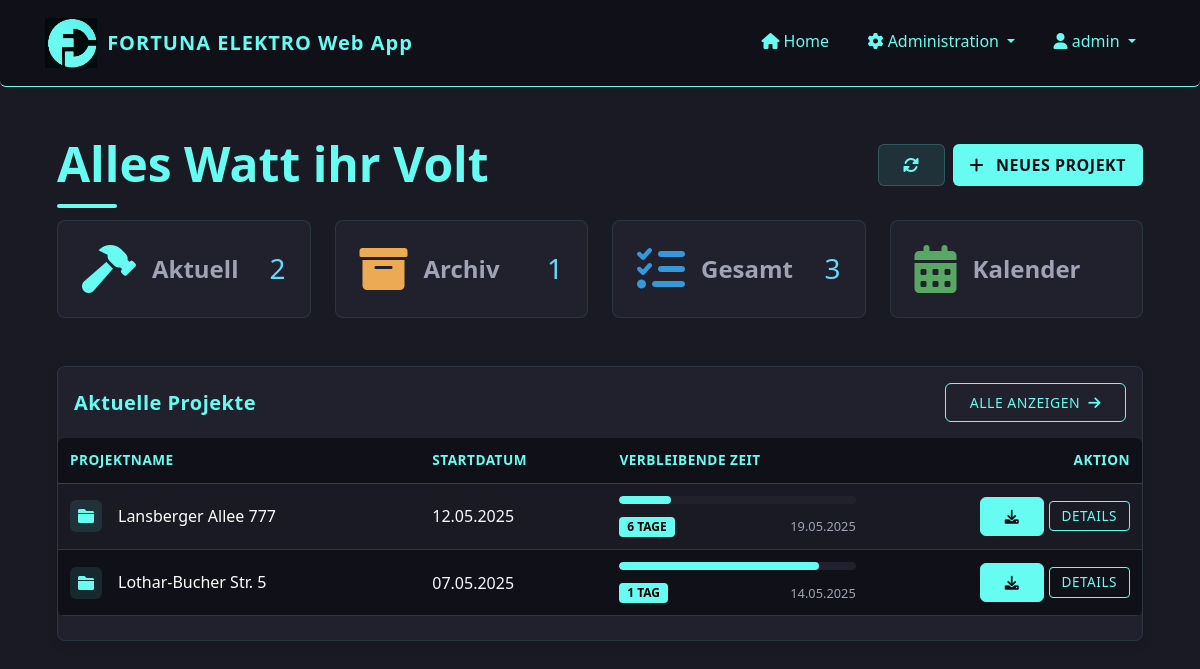
Page / (signed in) on the earlier database version.
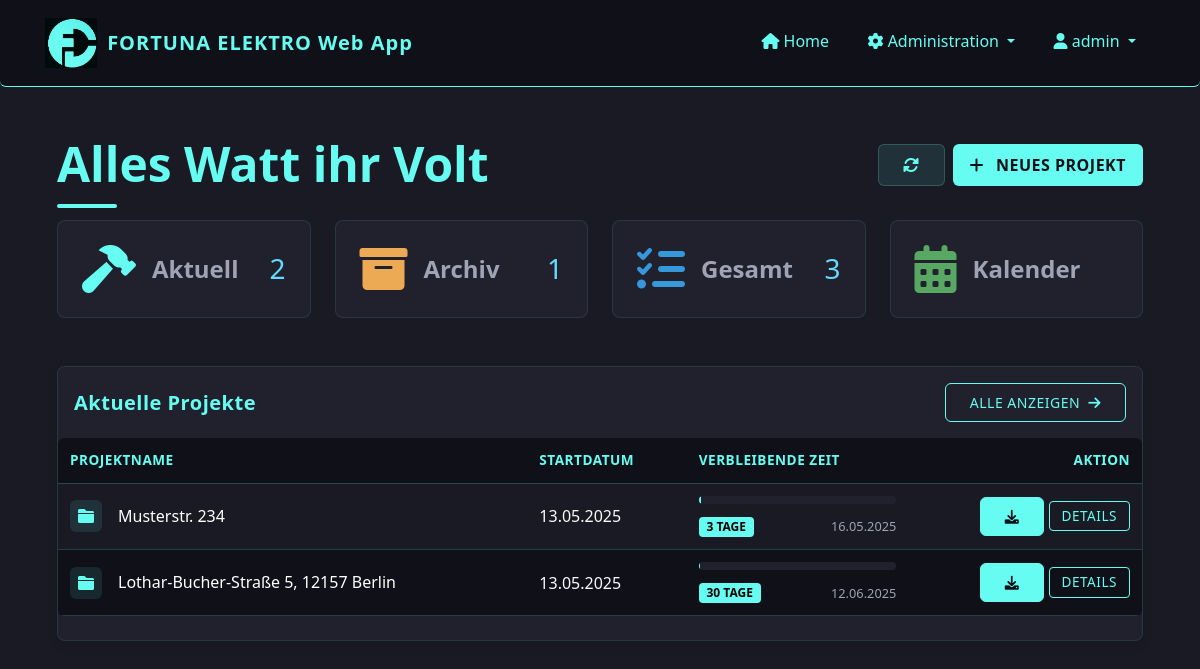
Same page on the later database version.
### app/models/user.py (models this page shows, shortened)
class User(UserMixin, db.Model):
    id = db.Column(db.Integer, primary_key=True)
    username = db.Column(db.String(64), unique=True, nullable=False)
    password_hash = db.Column(db.String(128), nullable=False)
    password = None  # Virtual field for Flask-Admin, not stored in DB
    role = db.Column(db.String(20), nullable=False, default='installateur')  # 'admin' oder 'installateur'
    is_active = db.Column(db.Boolean, default=True)
    created_at = db.Column(db.DateTime, default=datetime.utcnow)
    projects = db.relationship('Project', backref='creator', lazy='dynamic')
    files = db.relationship('File', backref='uploader', lazy='dynamic')
    timesheets = db.relationship('Timesheet', backref='employee', lazy='dynamic')
    def is_admin(self):
        return self.role == 'admin'

### app/models/project.py (models this page shows, shortened)
class Project(db.Model):
    id = db.Column(db.Integer, primary_key=True)
    name = db.Column(db.String(128), nullable=False)  # Adresse als Projektname
    description = db.Column(db.Text)
    start_date = db.Column(db.DateTime, default=datetime.utcnow)
    end_date = db.Column(db.DateTime)
    status = db.Column(db.String(20), default='in_bearbeitung')  # 'in_bearbeitung', 'abgeschlossen', 'archiviert'
    creator_id = db.Column(db.Integer, db.ForeignKey('user.id'))
    files = db.relationship('File', backref='project', lazy='dynamic', cascade='all, delete-orphan')
    timesheets = db.relationship('Timesheet', backref='project', lazy='dynamic', cascade='all, delete-orphan')
    def is_overdue(self):
        if not self.end_date:
            return False
        return self.end_date < datetime.now()
    def days_remaining(self):
        if not self.end_date:
            return None
        today = datetime.now()
        delta = (self.end_date.date() - today.date()).days
        return delta
    def get_progress_percentage(self):
        if not self.end_date or not self.start_date:
            return 0
        now = datetime.now()
        if isinstance(self.start_date, datetime) and isinstance(self.end_date, datetime):
            total_duration = (self.end_date - self.start_date).total_seconds()
            elapsed_time = (now - self.start_date).total_seconds()
        if elapsed_time >= total_duration:
            return 100
        progress = (elapsed_time / total_duration) * 100
        return round(progress, 1)  # Auf eine Dezimalstelle runden

### app/routes/dashboard.py (the view)
@dashboard.route('/')
@login_required
def index():
    in_progress = Project.query.filter_by(status='in_bearbeitung').order_by(Project.start_date.desc()).all()
    archived = Project.query.filter_by(status='archiviert').order_by(Project.start_date.desc()).all()
    now = datetime.now()
    return render_template(
        'dashboard/index.html',
        title='Dashboard',
        in_progress=in_progress,
        archived=archived,
        now=now  # Add this line to pass the current datetime
    )

### app/templates/dashboard/index.html (shortened to what this page needs)
{% extends "base.html" %}
{% block content %}
<link rel="stylesheet" href="{{ url_for('static', filename='css/calendar.css') }}">
<link rel="stylesheet" href="{{ url_for('static', filename='css/home.css') }}">
<link rel="stylesheet" href="{{ url_for('static', filename='css/project-modal.css') }}">
<link rel="stylesheet" href="{{ url_for('static', filename='css/card_mobile.css') }}">
<link href="https://cdnjs.cloudflare.com/ajax/libs/font-awesome/6.0.0/css/all.min.css" rel="stylesheet">
<div class="container-fluid py-4">
    <div class="d-flex flex-column flex-md-row justify-content-between align-items-start align-items-md-center mb-4 gap-3">
        <div class="position-relative">
            <div class="dashboard-heading-decoration"></div>
            <h4 class="fw-bold mb-1 display-5 position-relative">Alles Watt ihr Volt</h4>
        </div>
        <div class="d-flex">
            <a href="{{ url_for('dashboard.index') }}" class="btn btn-light me-2 btn-refresh" aria-label="Aktualisieren">
                <i class="fas fa-sync-alt"></i>
            </a>
            <a href="{{ url_for('projects.new_project') }}" class="btn btn-neues-projekt">
                <i class="fas fa-plus me-1"></i> NEUES PROJEKT
            </a>
        </div>
    </div>
<div class="row g-4 mb-5">
    <div class="col-12 col-sm-6 col-lg-3">
        <div class="card h-100 border-0 shadow-hover stat-card custom-stat-card" data-bs-toggle="modal" data-bs-target="#projectsModal" data-tab-target="in-progress-tab">
            <div class="card-body p-4">
                <div class="d-flex align-items-center justify-content-between">
                    <div class="d-flex align-items-center gap-3">
                        <i class="fas fa-hammer fa-3x text-primary"></i>
                        <span class="text-muted fw-bold fs-4">Aktuell</span>
                    </div>
                    <h3 class="mb-0">{{ in_progress|length }}</h3>
                </div>
            </div>
        </div>
    </div>
    <div class="col-12 col-sm-6 col-lg-3">
        <div class="card h-100 border-0 shadow-hover stat-card custom-stat-card" data-bs-toggle="modal" data-bs-target="#projectsModal" data-tab-target="archived-tab">
            <div class="card-body p-4">
                <div class="d-flex align-items-center justify-content-between">
                    <div class="d-flex align-items-center gap-3">
                        <i class="fas fa-archive fa-3x text-warning"></i>
                        <span class="text-muted fw-bold fs-4">Archiv</span>
                    </div>
                    <h3 class="mb-0">{{ archived|length }}</h3>
                </div>
            </div>
        </div>
    </div>
    <div class="col-12 col-sm-6 col-lg-3">
        <div class="card h-100 border-0 shadow-hover stat-card custom-stat-card" data-bs-toggle="modal" data-bs-target="#projectsModal" data-tab-target="all-tab">
            <div class="card-body p-4">
                <div class="d-flex align-items-center justify-content-between">
                    <div class="d-flex align-items-center gap-3">
                        <i class="fas fa-tasks fa-3x text-info"></i>
                        <span class="text-muted fw-bold fs-4">Gesamt</span>
                    </div>
                    <h3 class="mb-0">{{ (in_progress|length) + (completed|length) + (archived|length) }}</h3>
                </div>
            </div>
        </div>
    </div>
    <div class="col-12 col-sm-6 col-lg-3">
        <div class="card h-100 border-0 shadow-hover stat-card custom-stat-card" data-bs-toggle="modal" data-bs-target="#projectsModal" data-tab-target="calendar-tab">
            <div class="card-body p-4">
                <div class="d-flex align-items-center justify-content-between">
                    <div class="d-flex align-items-center gap-3">
                        <i class="fas fa-calendar-alt fa-3x text-success"></i>
                        <span class="text-muted fw-bold fs-4">Kalender</span>
                    </div>
                </div>
            </div>
        </div>
    </div>
</div>
<div class="row mb-4">
    <div class="col-12">
        <div class="card border-0 shadow-hover aktuelle-projekte">
            <div class="card-header border-0 py-3">
                <div class="d-flex justify-content-between align-items-center w-100">
                    <h5 class="mb-0">Aktuelle Projekte</h5>
                    <button class="btn btn-sm btn-outline-primary" data-bs-toggle="modal" data-bs-target="#projectsModal">
                        Alle anzeigen <i class="fas fa-arrow-right ms-1"></i>
                    </button>
                </div>
            </div>
            <div class="card-body p-0">
                {% if in_progress %}
                <div class="table-responsive">
                    <table class="table table-hover align-middle mb-0">
                        <thead>
                            <tr>
                                <th>Projektname</th>
                                <th class="d-none d-md-table-cell">Startdatum</th>
                                <th class="d-none d-lg-table-cell">Verbleibende Zeit</th>
                                <th class="text-end">Aktion</th>
                            </tr>
                        </thead>
                        <tbody>
                            {% for project in in_progress[:5] %}
                                <tr>
                                    <td>
                                        <div class="d-flex align-items-center">
                                            <div class="project-icon me-3">
                                                <i class="fas fa-folder" style="color: var(--accent);"></i>
                                            </div>
                                            <div>
                                                <h6 class="mb-0" style="color: white;">{{ project.name }}</h6>
                                            </div>
                                        </div>
                                    </td>
                                    <td class="d-none d-md-table-cell text-light">{{ project.start_date.strftime('%d.%m.%Y') }}</td>
                                    <td class="d-none d-lg-table-cell">
                                        {% if project.end_date %}
                                            <div class="progress-container">
                                                <div class="progress-wrapper">
                                                    <div class="progress" style="height: 8px; background-color: var(--primary-light);">
                                                        <div class="progress-bar" role="progressbar"
                                                            style="width: {{ project.get_progress_percentage() }}%; background-color: var(--accent);"
                                                            aria-valuenow="{{ project.get_progress_percentage() }}" aria-valuemin="0" aria-valuemax="100">
                                                        </div>
                                                    </div>
                                                    <div class="date-time-container">
                                                        <span class="badge bg-info countdown-badge" style="color: #000 !important; font-weight: bold;">
                                                            {% if project.is_overdue() %}
                                                                Überfällig
                                                            {% elif project.days_remaining() == 0 %}
                                                                Heute fällig
                                                            {% elif project.days_remaining() == 1 %}
                                                                1 Tag
                                                            {% else %}
                                                                {{ project.days_remaining() }} Tage
                                                            {% endif %}
                                                        </span>
                                                        <span class="end-date date-text text-muted">{{ project.end_date.strftime('%d.%m.%Y') }}</span>
                                                    </div>
                                                </div>
                                            </div>
                                        {% else %}
                                            <div class="d-flex align-items-center">
                                                <span class="badge bg-secondary">Kein Enddatum</span>
                                            </div>
                                        {% endif %}
                                    </td>
                                    <td class="text-end">
                                        <a href="{{ url_for('files.download_project', project_id=project.id) }}" class="btn btn-sm btn-primary">
                                            <i class="fas fa-download"></i>
                                        </a>
                                        <a href="{{ url_for('projects.view_project', project_id=project.id) }}" class="btn btn-sm btn-outline-primary details">
                                            Details
                                        </a>
                                    </td>
                                </tr>
                            {% endfor %}
                        </tbody>
                    </table>
                </div>
                {% endif %}
            </div>
        </div>
    </div>
</div>
                        {% set all_projects = in_progress + archived %}
{% endblock %}

### app/templates/base.html (shortened to what this page needs)
<!DOCTYPE html>
<html lang="de">
<head>
    <link href="https://cdn.jsdelivr.net/npm/bootstrap@5.3.0/dist/css/bootstrap.min.css" rel="stylesheet">
    <link rel="stylesheet" href="https://cdn.jsdelivr.net/npm/bootstrap-icons@1.11.1/font/bootstrap-icons.css">
    <link rel="stylesheet" href="https://cdnjs.cloudflare.com/ajax/libs/font-awesome/6.0.0/css/all.min.css">
    <link rel="stylesheet" href="{{ url_for('static', filename='css/responsive.css') }}">
</head>
<body>
    <nav class="navbar navbar-expand-lg navbar-dark mb-4">
        <div class="container">
            <a class="navbar-brand d-flex align-items-center" href="{{ url_for('dashboard.index') }}">
                <img src="{{ url_for('static', filename='img/logo1.jpg') }}" alt="Fortuna Elektro Logo">
                <span>FORTUNA ELEKTRO Web App</span>
            </a>
            <div class="collapse navbar-collapse" id="navbarNav">
                <ul class="navbar-nav ms-auto">
                    {% if current_user.is_authenticated %}
                        <li class="nav-item">
                            <a class="nav-link" href="{{ url_for('dashboard.index') }}">
                                <i class="fas fa-home"></i> Home
                            </a>
                        </li>
                        {% if current_user.is_authenticated and current_user.is_admin() %}
                            <li class="nav-item dropdown">
                                <a class="nav-link dropdown-toggle" href="#" role="button" data-bs-toggle="dropdown">
                                    <i class="fas fa-cog"></i> Administration
                                </a>
                            </li>
                        {% endif %}
                        <li class="nav-item dropdown">
                            <a class="nav-link dropdown-toggle" href="#" role="button" data-bs-toggle="dropdown">
                                <i class="fas fa-user"></i> {{ current_user.username }}
                            </a>
                        </li>
                    {% else %}
                        <li class="nav-item">
                            <a class="nav-link" href="{{ url_for('auth.login') }}">
                                <i class="fas fa-sign-in-alt"></i> Anmelden
                            </a>
                        </li>
                    {% endif %}
                </ul>
            </div>
        </div>
    </nav>
    <div class="container content-container">
        {% block content %}{% endblock %}
    </div>
</body>
</html>

Differences in the rows shown:
changed Project: name "Lansberger Allee 777" → "Musterstr. 234"; start_date "12.05.2025" → "13.05.2025"; {{ project.get_progress_percentage() }} 21.7 → 1.3 (drawn); days_remaining "6" → "3"; end_date "19.05.2025" → "16.05.2025"
changed Project: name "Lothar-Bucher Str. 5" → "Lothar-Bucher-Straße 5, 12157 Berlin"; start_date "07.05.2025" → "13.05.2025"; days_remaining (not shown) → "30"; end_date "14.05.2025" → "12.06.2025"; end_date "1 TAG" → "TAGE"
